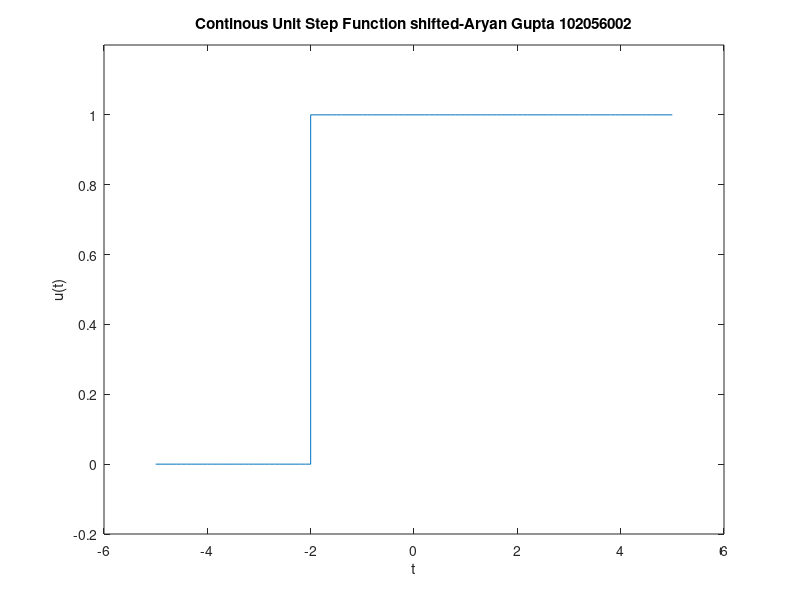

This figure's MATLAB source:
clc;
clear

t1=-5:0.1:-2; %creating vector from -5 to 0 with 0.1 uits space
t2=-2:0.1:5;  %creating vector from 0 to 5 with 0.1 uits space

y1 = zeros(size(t1)); %creating a vector of 0s of the size t1
y2 = ones(size(t2)); %creating a vector of 1s of the size t2

t =[t1 t2]; %concationation of t
y =[y1 y2]; % concatiantion of y


plot (t,y); %plot
xlabel('t')
ylabel('u(t)')
title('Continous Unit Step Function shifted-Aryan Gupta 102056002')
ylim([-0.2,1.2]); % to make the y limits visible
